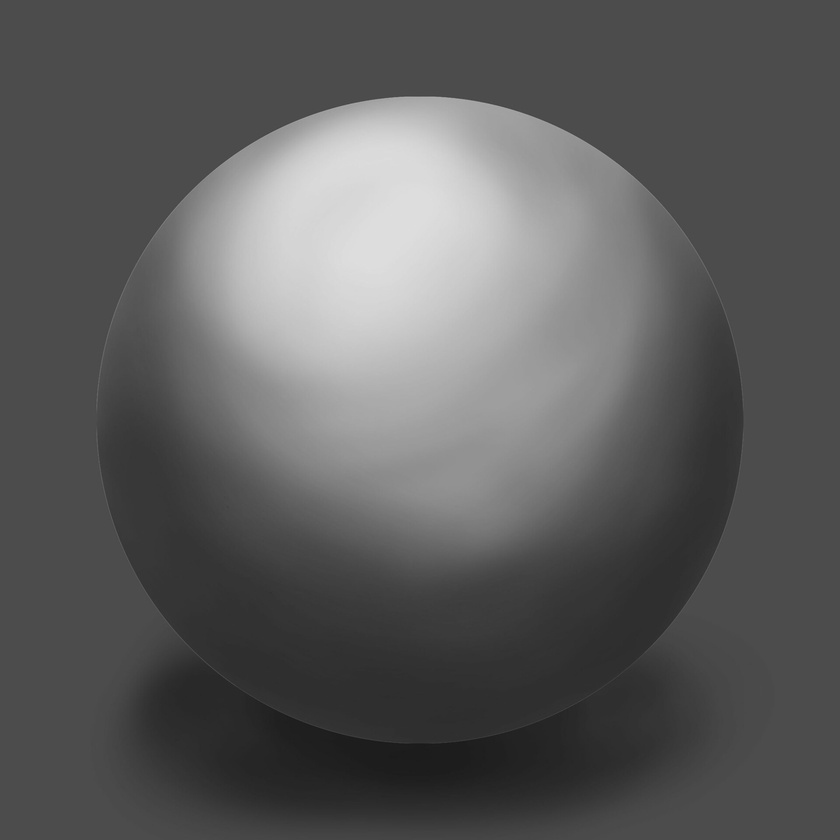
#> input picture input1.jpg, 840 x 840 px, shrunk from 1920 x 1920 before the run
$ jupyter execute assignment1.ipynb
#> lines starting #> are read from the running program, lines starting #| are printed output that depends on the picture; after the words box and inside, x2 and y2 are one past the last pixel; in counts of white or black regions, pixels touching at a corner belong together
# EC7212 – Computer Vision and Image Processing

## Take Home Assignment 1

#### Name: Kulasooriya K.S.P.
#### Reg No: EG/2020/4329

[cell 1]
# Import Libraries

import cv2
import numpy as np
import matplotlib.pyplot as plt
from IPython.display import display
from PIL import Image

[cell 2]
# Load the image
image_path = 'input1.jpg'
img = cv2.imread(image_path, cv2.IMREAD_GRAYSCALE)
#> img is the input picture: shape (840, 840); min 24, max 222, mean 92.2

plt.imshow(img, cmap='gray')
#> (this line was passed over: IPython is not available in this run)
plt.title("Original Image 1")
#> (this line was passed over: IPython is not available in this run)
plt.axis('off')
#> (this line was passed over: IPython is not available in this run)
plt.show()

image_path = 'input.png'
img1 = cv2.imread(image_path, cv2.IMREAD_GRAYSCALE)
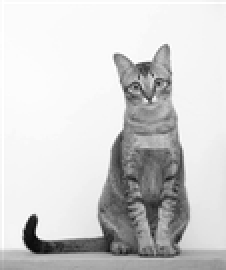
#> input picture input.png, 113 x 135 px, shrunk from 258 x 308 before the run (shown 2 times larger)
#> img1 is the input picture: shape (135, 113); min 6, max 255, mean 208.5

plt.imshow(img1, cmap='gray')
#> (this line was passed over: IPython is not available in this run)
plt.title("Original Image 2")
#> (this line was passed over: IPython is not available in this run)
plt.axis('off')
#> (this line was passed over: IPython is not available in this run)
plt.show()

[cell 3]
# Create output folder
import os
import cv2
import glob
os.makedirs("output", exist_ok=True)

files = glob.glob("output/*")
for f in files:
    os.remove(f)

[cell 4]
# 1. Reduce Intensity Levels to 2 (powers of 2)

def reduce_intensity_levels(image, levels):
#> called with levels = 2
    factor = 256 // levels
    reduced = (image // factor) * factor
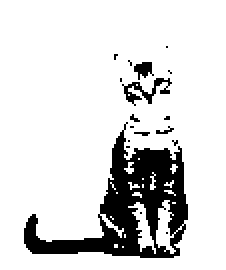
#> reduced: shape (135, 113) (shown 2 times larger); values 0 (black) and 128 (white), 85.2% white; 18 black regions (15 under 20 px), largest, box (x1, y1, x2, y2) and area: (12, 61, 94, 129) 2014, (61, 39, 86, 53) 118, (67, 31, 77, 40) 54
    return reduced

desired_levels = 2
reduced_img = reduce_intensity_levels(img1, desired_levels)

plt.imshow(reduced_img, cmap='gray')
#> (this line was passed over: IPython is not available in this run)
plt.title(f"Intensity Reduced to {desired_levels} Levels")
plt.axis('off')
plt.show()

# save output
cv2.imwrite('output/q1_reduced.png', reduced_img)
